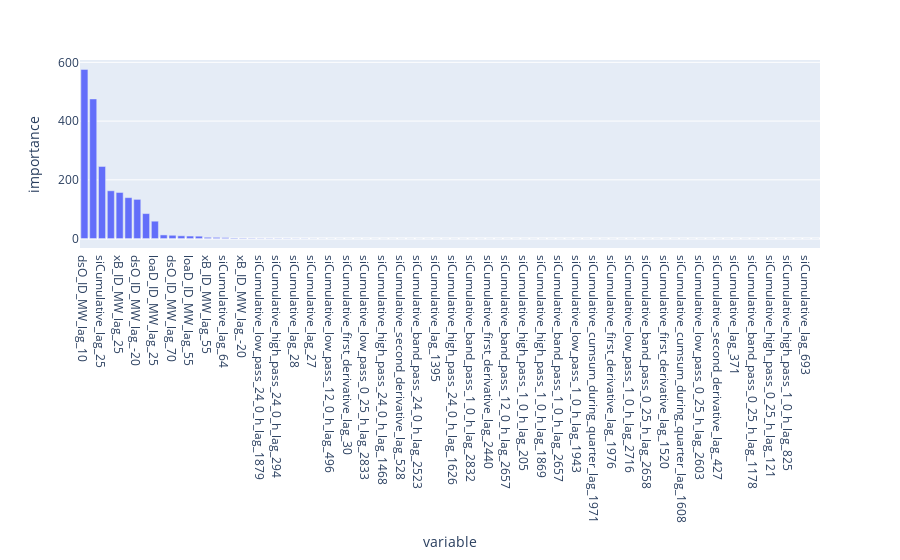

The code cell stored with this chart in its notebook:
### Code cell
fig = px.bar(
    importance_df_test,
    x = "variable",
    y = "importance",
)
fig.show()

### Figure 1 — Plotly figure (JSON) as saved in the notebook; plotly's stock layout.template omitted (floating-point values rounded to 4 significant figures)
{"data": [{"alignmentgroup": "True", "hovertemplate": "variable=%{x}<br>importance=%{y}<extra></extra>", "legendgroup": "", "marker": {"color": "#636efa", "pattern": {"shape": ""}}, "name": "", "offsetgroup": "", "orientation": "v", "showlegend": false, "textposition": "auto", "type": "bar", "x": ["dsO_ID_MW_lag_10", "dsO_ID_MW_lag_25", "siCumulative_lag_25", "siCumulative_lag_26", "xB_ID_MW_lag_25", "xB_ID_MW_lag_10", "dsO_ID_MW_lag_-20", "loaD_ID_MW_lag_10", "loaD_ID_MW_lag_25", "siCumulative_lag_61", "dsO_ID_MW_lag_70", "dsO_ID_MW_lag_85", "loaD_ID_MW_lag_55", "loaD_ID_MW_lag_85", "xB_ID_MW_lag_55", "siCumulative_cumsum_during_quarter_lag_37", "siCumulative_lag_64", "loaD_ID_MW_lag_-20", "xB_ID_MW_lag_-20", "siCumulative_low_pass_24_0_h_lag_1822", "siCumulative_low_pass_24_0_h_lag_1879", "siCumulative_low_pass_0_25_h_lag_288", "siCumulative_high_pass_24_0_h_lag_294", "siCumulative_band_pass_12_0_h_lag_389", "siCumulative_lag_28", "xB_ID_MW_lag_70", "siCumulative_lag_27", "siCumulative_band_pass_1_0_h_lag_1174", "siCumulative_low_pass_12_0_h_lag_496", "siCumulative_band_pass_12_0_h_lag_2855", "siCumulative_first_derivative_lag_30", "siCumulative_low_pass_24_0_h_lag_1148", "siCumulative_low_pass_0_25_h_lag_2833", "siCumulative_low_pass_12_0_h_lag_2431", "siCumulative_high_pass_24_0_h_lag_1468", "siCumulative_lag_325", "siCumulative_second_derivative_lag_528", "siCumulative_lag_1404", "siCumulative_band_pass_24_0_h_lag_2523", "siCumulative_low_pass_24_0_h_lag_1946", "siCumulative_lag_1395", "siCumulative_band_pass_0_25_h_lag_2199", "siCumulative_high_pass_24_0_h_lag_1626", "siCumulative_low_pass_12_0_h_lag_943", "siCumulative_band_pass_1_0_h_lag_2832", "siCumulative_low_pass_24_0_h_lag_2125", "siCumulative_first_derivative_lag_2440", "siCumulative_lag_1401", "siCumulative_band_pass_12_0_h_lag_2657", "siCumulative_low_pass_24_0_h_lag_2588", "siCumulative_high_pass_1_0_h_lag_205", "siCumulative_first_derivative_lag_1604", "siCumulative_high_pass_1_0_h_lag_1869", "siCumulative_band_pass_1_0_h_lag_779", "siCumulative_band_pass_1_0_h_lag_2657", "siCumulative_low_pass_12_0_h_lag_836", "siCumulative_low_pass_1_0_h_lag_1943", "siCumulative_band_pass_1_0_h_lag_1952", "siCumulative_cumsum_during_quarter_lag_1971", "siCumulative_second_derivative_lag_794", "siCumulative_first_derivative_lag_1976", "siCumulative_second_derivative_lag_213", "siCumulative_low_pass_1_0_h_lag_2716", "siCumulative_second_derivative_lag_1597", "siCumulative_band_pass_0_25_h_lag_2658", "siCumulative_high_pass_12_0_h_lag_1671", "siCumulative_first_derivative_lag_1520", "siCumulative_high_pass_1_0_h_lag_1859", "siCumulative_cumsum_during_quarter_lag_1608", "siCumulative_high_pass_1_0_h_lag_2679", "siCumulative_low_pass_0_25_h_lag_2603", "siCumulative_second_derivative_lag_236", "siCumulative_second_derivative_lag_427", "siCumulative_band_pass_24_0_h_lag_614", "siCumulative_lag_371", "siCumulative_first_derivative_lag_2547", "siCumulative_band_pass_0_25_h_lag_1178", "siCumulative_band_pass_1_0_h_lag_2852", "siCumulative_high_pass_0_25_h_lag_121", "siCumulative_first_derivative_lag_45", "siCumulative_high_pass_1_0_h_lag_825", "siCumulative_band_pass_24_0_h_lag_2691", "siCumulative_lag_693", "siCumulative_high_pass_12_0_h_lag_764"], "xaxis": "x", "y": [576.0, 475.4, 245.5, 162.7, 157.0, 139.4, 133.4, 85.07, 59.18, 12.41, 11.2, 9.405, 8.625, 8.139, 4.332, 4.062, 3.368, 2.028, 1.668, 1.348, 1.098, 1.066, 1.004, 0.8778, 0.6114, 0.5973, 0.3082, 0.2412, 0.2138, 0.1907, 0.1163, 0.1149, 0.1106, 0.1071, 0.08561, 0.0682, 0.06743, 0.06698, 0.06518, 0.06053, 0.04877, 0.0485, 0.04482, 0.04197, 0.03936, 0.03933, 0.03228, 0.02683, 0.02041, 0.01803, 0.009306, 0.008714, 0.008033, 0.006162, 0.005022, 0.004379, 0.004299, 0.003899, 0.003875, 0.003171, 0.00142, 0.0008381, 0.00036, 0.0001634, 1.451e-05, -4.17e-05, -0.0006792, -0.002445, -0.002944, -0.005087, -0.006561, -0.00731, -0.009092, -0.01042, -0.01194, -0.01456, -0.01518, -0.02105, -0.0249, -0.02732, -0.02757, -0.03409, -0.03988, -0.08598], "yaxis": "y"}], "layout": {"barmode": "relative", "legend": {"tracegroupgap": 0}, "margin": {"t": 60}, "xaxis": {"anchor": "y", "domain": [0, 1], "title": {"text": "variable"}}, "yaxis": {"anchor": "x", "domain": [0, 1], "title": {"text": "importance"}}}}
